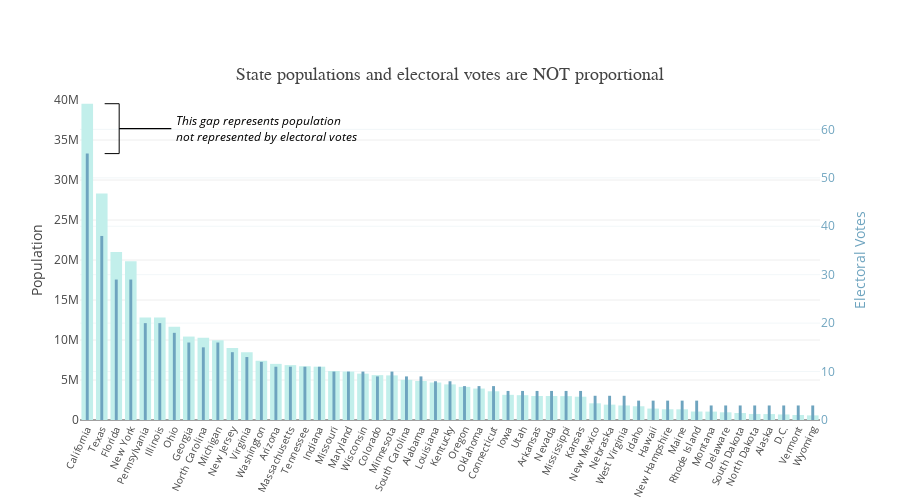

The cell this chart's notebook holds for it:
### Code cell
# Get list of states in decreasing order of population
states = sorted(list(census_df.index[1:]), 
                key=lambda state: census_df.loc[state, 'HC01_VC03'],
                reverse=True)

state_pop = go.Bar(
    x=list(range(51)),#states,
    y=[census_df.loc[state, 'HC01_VC03'] for state in states],
    name='Population',
    marker=dict(
        color='#C2EFEB',
        #opacity=,
    )
)

ev_color = '#6EA4BF'
state_ev = go.Bar(
    x=list(range(51)),#states,
    y=[ec_df.loc[state, 'Number of Electoral Votes'] for state in states],
    name='Electoral Votes',
    yaxis='y2',
    #offset=4,
    marker=dict(
        color=ev_color,
        #opacity=,
    ),
    width=0.2,
)

# Hacky way to get grouped bars on multiple y-axes. Not working.
dummies = [
    go.Bar(
        x=['Alabama'], 
        y=[0],
        yaxis='y',
        name='y dummy', 
        hoverinfo='none', 
        showlegend=False
    ), 
    go.Bar(
        x=['Alabama'],
        y=[0],
        yaxis='y2', 
        name='y2 dummy', 
        hoverinfo='none', 
        showlegend=False
    ),
]

b_top = census_df.loc['California', 'HC01_VC03']
b_bot = 33300000
b_x = 1.2
b_size = 1.0
bracket = go.Scatter(
    x=[b_x, b_x+b_size, b_x+b_size, b_x],
    y=[b_bot, b_bot, b_top, b_top],
    fill=None,
    mode='lines',
    line=dict(
        width=1.0,
        color='black',
    ),
)

data = [state_pop, state_ev] + [bracket] #+ dummies

layout = go.Layout(
    title=dict(   
        text='State populations and electoral votes are NOT proportional',
        font=dict(
            family='verdana',
            size=18,
            color=None,
        ),
        #xref='paper',
        yref='paper',
        y=1.0,
        yanchor='bottom',
        #xanchor='right',
        pad=dict( # unit: pixels
            b=20,
        ),
    ),
    width=900,
    height=500,
    #barmode='group',
    showlegend=False,
    xaxis=dict(
        tickfont=dict(
            size=10,
        ),
        tickangle=-65,
        #automargin=True,
        tickmode='array',
        tickvals=list(range(51)),
        ticktext=states[:states.index('District of Columbia')] \
                 + ['D.C.'] + states[states.index('District of Columbia')+1:] 
    ),
    yaxis=dict(
        title='Population',
        range=[0,40000000],
        tickfont=dict(
            size=12,
        ),
        rangemode='tozero',
    ),
    yaxis2=dict(
        title='Electoral Votes',
        range=[0,40000000/float(people_per_ev)],
        color=ev_color,
#         titlefont=dict(
#             color=ev_color,
#         ),
        tickfont=dict(
            size=12,
        ),
        overlaying='y',
        side='right',
        rangemode='tozero',
        zeroline=False,
    )
)

notes = [dict(
    text='<i>This gap represents population<br>' +\
         'not represented by electoral votes</i>',
    font=dict(
        family=None,
        size=12,
        color='black',
    ),
    x=b_x + b_size,
    y=(b_top + b_bot)/2.0,
    xref='x',
    yref='y',
    align='left',
    xanchor='left',
    yanchor='middle',
    showarrow=True,
    arrowcolor='black',
    arrowwidth=1.2,
    arrowhead=0,
    arrowsize=1,
    startstandoff=3,
    axref='x',
    ayref='y',
    ax=6,
    ay=(b_top + b_bot)/2.0,
    xshift=0,
)]

layout.update(annotations=notes)

fig = go.Figure(data=data, layout=layout)
plotly.offline.init_notebook_mode(connected=True)
plotly.offline.iplot(fig)

### Figure 1 — Plotly figure (JSON) as saved in the notebook; plotly's stock layout.template omitted (floating-point values rounded to 4 significant figures)
{"data": [{"marker": {"color": "#C2EFEB"}, "name": "Population", "type": "bar", "uid": "2134720d-4c8f-4850-ba47-c58ce8be04f0", "x": [0, 1, 2, 3, 4, 5, 6, 7, 8, 9, 10, 11, 12, 13, 14, 15, 16, 17, 18, 19, 20, 21, 22, 23, 24, 25, 26, 27, 28, 29, 30, 31, 32, 33, 34, 35, 36, 37, 38, 39, 40, 41, 42, 43, 44, 45, 46, 47, 48, 49, 50], "y": [39536653, 28304596, 20984400, 19849399, 12805537, 12802023, 11658609, 10429379, 10273419, 9962311, 9005644, 8470020, 7405743, 7016270, 6859819, 6715984, 6666818, 6113532, 6052177, 5795483, 5607154, 5576606, 5024369, 4874747, 4684333, 4454189, 4142776, 3930864, 3588184, 3145711, 3101833, 3004279, 2998039, 2984100, 2913123, 2088070, 1920076, 1815857, 1716943, 1427538, 1342795, 1335907, 1059639, 1050493, 961939, 869666, 755393, 739795, 693972, 623657, 579315]}, {"marker": {"color": "#6EA4BF"}, "name": "Electoral Votes", "type": "bar", "uid": "ac019bb1-ad60-48c9-88ee-34c48b870323", "width": 0.2, "x": [0, 1, 2, 3, 4, 5, 6, 7, 8, 9, 10, 11, 12, 13, 14, 15, 16, 17, 18, 19, 20, 21, 22, 23, 24, 25, 26, 27, 28, 29, 30, 31, 32, 33, 34, 35, 36, 37, 38, 39, 40, 41, 42, 43, 44, 45, 46, 47, 48, 49, 50], "y": [55, 38, 29, 29, 20, 20, 18, 16, 15, 16, 14, 13, 12, 11, 11, 11, 11, 10, 10, 10, 9, 10, 9, 9, 8, 8, 7, 7, 7, 6, 6, 6, 6, 6, 6, 5, 5, 5, 4, 4, 4, 4, 4, 3, 3, 3, 3, 3, 3, 3, 3], "yaxis": "y2"}, {"line": {"color": "black", "width": 1}, "mode": "lines", "type": "scatter", "uid": "7e09c5bd-daf8-4c79-adfa-d9190f22deac", "x": [1.2, 2.2, 2.2, 1.2], "y": [33300000, 33300000, 39536653, 39536653]}], "layout": {"annotations": [{"align": "left", "arrowcolor": "black", "arrowhead": 0, "arrowsize": 1, "arrowwidth": 1.2, "ax": 6, "axref": "x", "ay": 36420000.0, "ayref": "y", "font": {"color": "black", "size": 12}, "showarrow": true, "startstandoff": 3, "text": "<i>This gap represents population<br>not represented by electoral votes</i>", "x": 2.2, "xanchor": "left", "xref": "x", "xshift": 0, "y": 36420000.0, "yanchor": "middle", "yref": "y"}], "height": 500, "showlegend": false, "title": {"font": {"family": "verdana", "size": 18}, "pad": {"b": 20}, "text": "State populations and electoral votes are NOT proportional", "y": 1, "yanchor": "bottom", "yref": "paper"}, "width": 900, "xaxis": {"tickangle": -65, "tickfont": {"size": 10}, "tickmode": "array", "ticktext": ["California", "Texas", "Florida", "New York", "Pennsylvania", "Illinois", "Ohio", "Georgia", "North Carolina", "Michigan", "New Jersey", "Virginia", "Washington", "Arizona", "Massachusetts", "Tennessee", "Indiana", "Missouri", "Maryland", "Wisconsin", "Colorado", "Minnesota", "South Carolina", "Alabama", "Louisiana", "Kentucky", "Oregon", "Oklahoma", "Connecticut", "Iowa", "Utah", "Arkansas", "Nevada", "Mississippi", "Kansas", "New Mexico", "Nebraska", "West Virginia", "Idaho", "Hawaii", "New Hampshire", "Maine", "Rhode Island", "Montana", "Delaware", "South Dakota", "North Dakota", "Alaska", "D.C.", "Vermont", "Wyoming"], "tickvals": [0, 1, 2, 3, 4, 5, 6, 7, 8, 9, 10, 11, 12, 13, 14, 15, 16, 17, 18, 19, 20, 21, 22, 23, 24, 25, 26, 27, 28, 29, 30, 31, 32, 33, 34, 35, 36, 37, 38, 39, 40, 41, 42, 43, 44, 45, 46, 47, 48, 49, 50]}, "yaxis": {"range": [0, 40000000], "rangemode": "tozero", "tickfont": {"size": 12}, "title": {"text": "Population"}}, "yaxis2": {"color": "#6EA4BF", "overlaying": "y", "range": [0, 66.07], "rangemode": "tozero", "side": "right", "tickfont": {"size": 12}, "title": {"text": "Electoral Votes"}, "zeroline": false}}}
